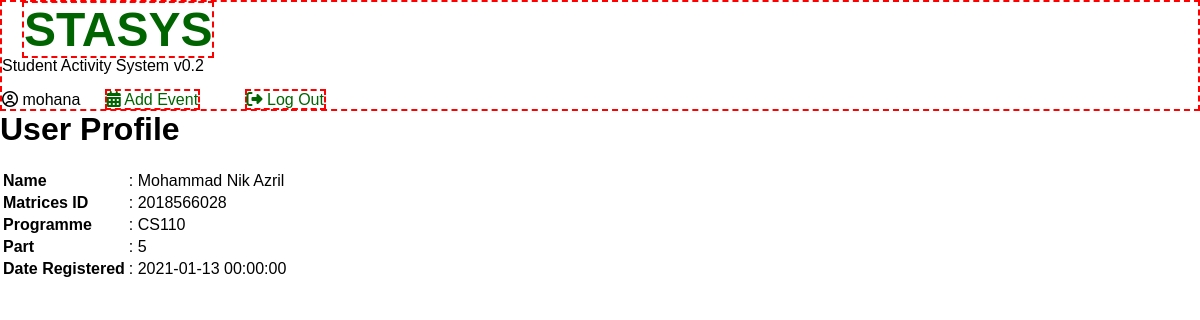
The page /user.php (signed in) on the database its author committed.
### tables this page shows
CREATE TABLE `user` (
  `id` int(5) NOT NULL,
  `un` varchar(50) NOT NULL,
  `pw` varchar(50) NOT NULL,
  `mat_id` varchar(10) NOT NULL,
  `name` varchar(50) NOT NULL,
  `prog` varchar(10) NOT NULL,
  `part` int(2) NOT NULL,
  `created` timestamp NULL DEFAULT current_timestamp(),
  `access_lvl` int(1) NOT NULL DEFAULT 3
);

### user.php (the view, shortened to what this page needs)
<?php
	include("config.php");
	$query_user = $conn->query("SELECT * FROM user WHERE id ='".$_SESSION['id']."'");
	$rowuser = $query_user->fetch_assoc();
?>
<html>
	<head>
		<link rel="stylesheet" type="text/css" href="./styles.css"/>
	</head>
	<body>
		<nav class="vis">
			<a class="title vis" href="home.php">STASYS</a>
			<p>Student Activity System v0.2</p>
			<i class="fa fa-user-circle-o" aria-hidden="true"></i> <?php echo $rowuser['un']; ?>
			<a class="vis" href="event_add.php"><i class="fa fa-calendar" aria-hidden="true"></i> Add Event</a>
			<a class="vis" href="logout.php"><i class="fa fa-sign-out" aria-hidden="true"></i> Log Out</a>
		</nav>
		<div class="box-base">
			<h1>User Profile</h1>
			<table>
				<tr><td><b>Name</b></td><td>: <?php echo $rowuser['name']; ?></td></tr>
				<tr><td><b>Matrices ID</b></td><td>: <?php echo $rowuser['mat_id']; ?></td></tr>
				<tr><td><b>Programme</b></td><td>: <?php echo $rowuser['prog']; ?></td></tr>
				<tr><td><b>Part</b></td><td>: <?php echo $rowuser['part']; ?></td></tr>
				<tr><td><b>Date Registered</b></td><td>: <?php echo $rowuser['created']; ?></td></tr>
			</table>
		</div>
	</body>
</html>

### styles.css (style rules this page uses)
* { background-color: #ffffff00; box-sizing: border-box; font-family: 'Arial'; margin-left: 0; margin-right: 0; margin-top: 0; scroll-behavior: smooth; }
nav a { color: darkgreen; margin: 0 20px; text-decoration: none; }
.box-base { padding: 0; margin: 0 auto 0 auto; width: 1200px; }
.title { font-size: 48px; font-weight: bold; }
.vis { border: 2px dashed red; }

### rows shown on the page
user: un "mohana", name "Mohammad Nik Azril", mat "2018566028", prog "CS110", part "5", created "2021-01-13 00:00:00"
